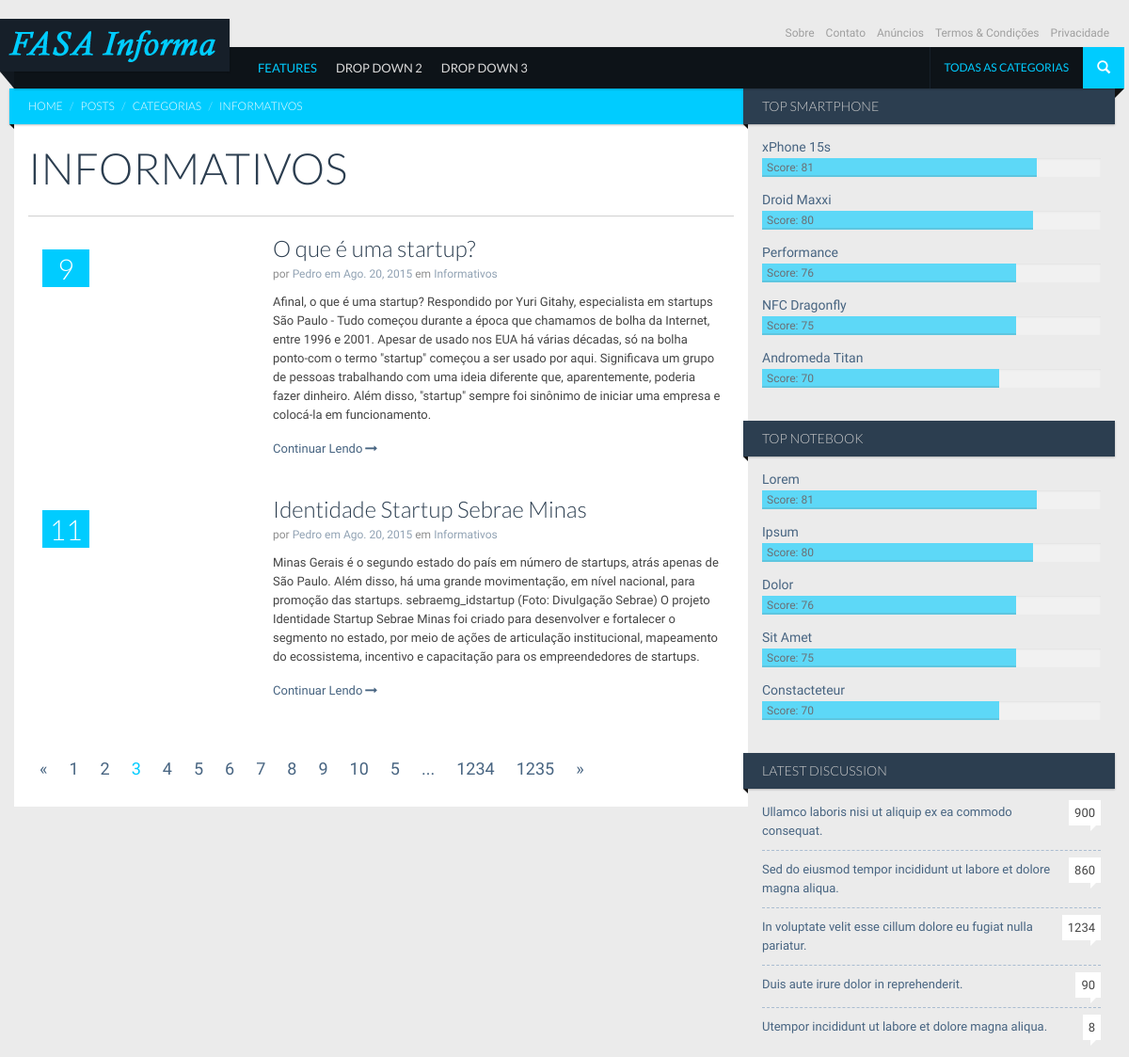
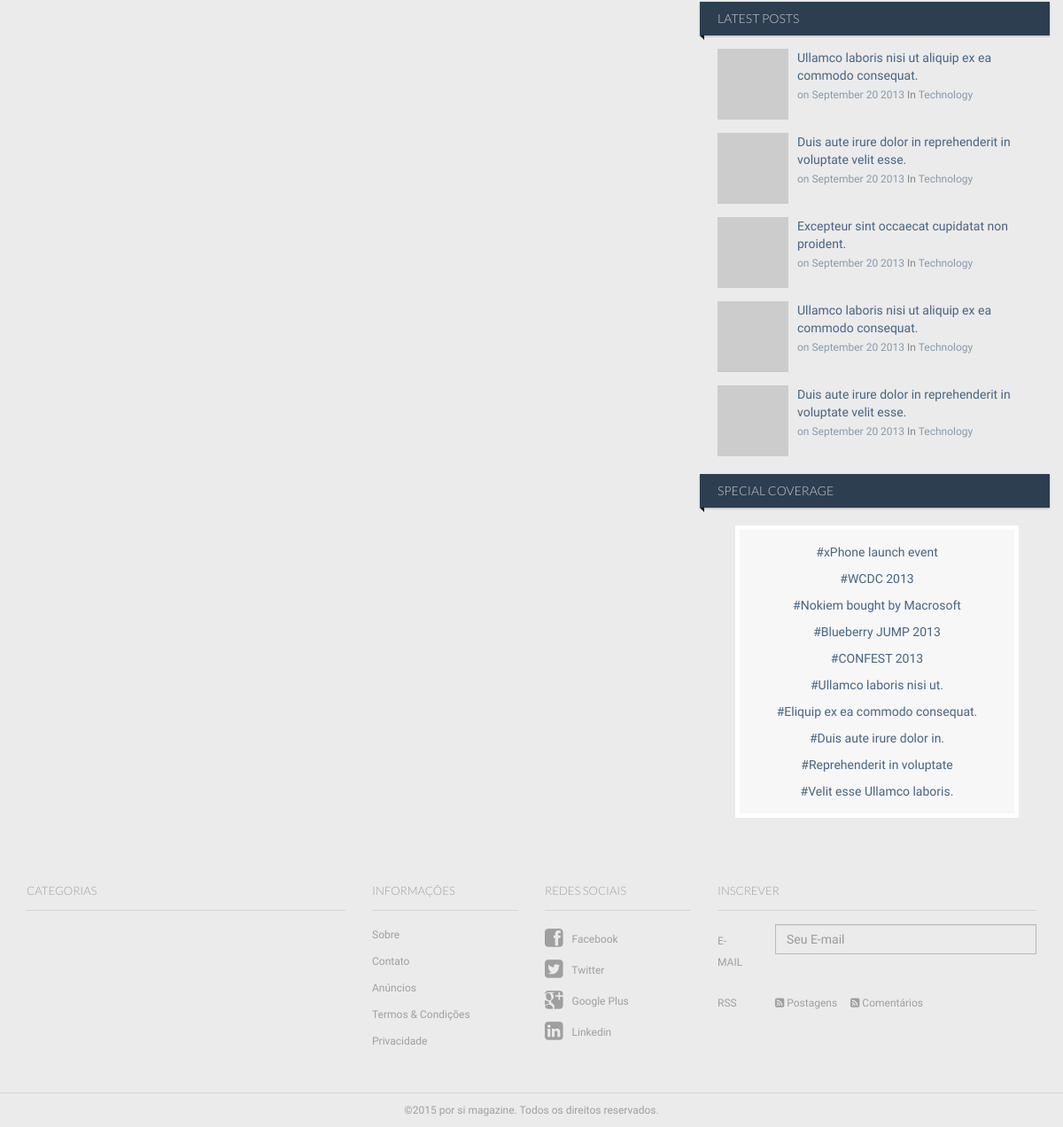
Screenshot of /posts/category/informativos/ with the database file from the repository (2 pictures, top to bottom).
### posts/models.py (models this page shows, shortened)
class Categories(models.Model):
	name  = models.SlugField(blank=True)
	label = models.CharField(max_length=50)
	def __str__(self):
		return self.label

class Posts(models.Model):
	title 	           = models.CharField(max_length=100, null=False, blank=False)
	image_link         = models.CharField(max_length=200)
	short_description  = models.TextField(max_length=10000)
	content            = RichTextField()
	author             = models.ForeignKey(User)
	tags               = models.ManyToManyField('Tags')
	category           = models.ForeignKey('Categories')
	pub_date           = models.DateField()
	pub_hour           = models.TimeField()
	is_active          = models.BooleanField(default=True)
	slug               = models.SlugField(blank=True)

### posts/views.py (the view)
# urls.py: url(r'^category/([\w-]+)/$', PostsCategoryList.as_view(), name='posts_category_list'),
class PostsCategoryList(ListView):
	template_name = 'posts/posts_category_list.html'
	context_object_name = 'posts'
	def get_queryset(self):
		self.category = get_object_or_404(Categories, name=self.args[0])
		return Posts.objects.filter(category=self.category)
	def get_context_data(self, **kwargs):
	    context = super(PostsCategoryList, self).get_context_data(**kwargs)
	    self.category = get_object_or_404(Categories, name=self.args[0])
	    context['category'] = self.category
	    return context

### posts/templates/posts/posts_category_list.html (shortened to what this page needs)
{% extends "homesite/base.html" %}
	{% block content %}
		<div id="main" class="container">
			<div id="content" class="content section row">
				<div class="col-md-8 bg-base col-lg-8 col-xl-9">
					<div class="ribbon ribbon-highlight">
						<ol class="breadcrumb ribbon-inner">
							<li><a href="#">Home</a></li>
							<li><a href="#">Posts</a></li>
							<li><a href="#">Categorias</a></li>
							<li class="active">{{ category.name }}</li>
						</ol>
					</div>
					<header class="page-header">
						<h2 class="page-title">
							{{ category.name|upper }}
						</h2>
					</header>
					<div class="entries">
						{% for post in posts %}
							<article class="entry style-media media type-post">
								<div class="style-review-score">{{ post.id }}</div>
								<figure class="media-object pull-left entry-thumbnail">
								</figure>
								<div class="media-body">
									<header class="entry-header">
										<h3 class="entry-title">
											<a href="{% url 'post_detail' post.slug %}" rel="bookmark">{{ post.title }}</a>
										</h3>
										<div class="entry-meta">
											<span class="author">por <a href="blog.html">{{ post.author }}</a></span>
											<span class="entry-date"><a href="blog.html">em <time datetime="2013-07-04T23:26:34+00:00">{{ post.pub_date }}</time></a></span>
											<span class="category">em <a href="{% url 'posts_category_list' post.category %}">{{ post.category }}</a></span>
										</div>
									</header>
									<p>
										{{ post.short_description }}
										<a href="{% url 'post_detail' post.slug %}" class="more-link">Continuar Lendo<i class="icon icon-long-arrow-right"></i></a>
									</p>
								</div>
							</article>
						{% endfor %}
					</div>
					<ul class="pagination">
						<li><a href="#">&laquo;</a></li>
						<li><a href="#">1</a></li>
						<li><a href="#">2</a></li>
						<li class="active"><span>3</span></li>
						<li><a href="#">4</a></li>
						<li><a href="#">5</a></li>
						<li><a href="#">6</a></li>
						<li><a href="#">7</a></li>
						<li><a href="#">8</a></li>
						<li><a href="#">9</a></li>
						<li><a href="#">10</a></li>
						<li><a href="#">5</a></li>
						<li><span> ... </span></li>
						<li><a href="#">1234</a></li>
						<li><a href="#">1235</a></li>
						<li><a href="#">&raquo;</a></li>
					</ul>
				</div>
				<div class="sidebar col-md-4 col-lg-4 col-xl-3">
					<aside class="widget">
						<h2 class="widget-title ribbon"><span>Top Smartphone</span></h2>
						<ul class="entries">
							<li class="entry style-score-widget">
								<div class="score-label entry-title"><a href="single-full.html">xPhone 15s</a></div>
								<div class="progress">
									<div class="progress-bar" role="progressbar" aria-valuenow="60" aria-valuemin="0" aria-valuemax="100" style="width: 81%;">
										<span>Score:&nbsp;81</span>
									</div>
								</div>
							</li>
							<li class="entry style-score-widget">
								<div class="score-label entry-title"><a href="single-full.html">Droid Maxxi</a></div>
								<div class="progress">
									<div class="progress-bar" role="progressbar" aria-valuenow="60" aria-valuemin="0" aria-valuemax="100" style="width: 80%;">
										<span>Score:&nbsp;80</span>
									</div>
								</div>
							</li>
							<li class="entry style-score-widget">
								<div class="score-label entry-title"><a href="single-full.html">Performance</a></div>
								<div class="progress">
									<div class="progress-bar" role="progressbar" aria-valuenow="60" aria-valuemin="0" aria-valuemax="100" style="width: 75%;">
										<span>Score:&nbsp;76</span>
									</div>
								</div>
							</li>
							<li class="entry style-score-widget">
								<div class="score-label entry-title"><a href="single-full.html">NFC Dragonfly</a></div>
								<div class="progress">
									<div class="progress-bar" role="progressbar" aria-valuenow="60" aria-valuemin="0" aria-valuemax="100" style="width: 75%;">
										<span>Score:&nbsp;75</span>
									</div>
								</div>
							</li>
							<li class="entry style-score-widget">
								<div class="score-label entry-title"><a href="single-full.html">Andromeda Titan</a></div>
								<div class="progress">
									<div class="progress-bar" role="progressbar" aria-valuenow="60" aria-valuemin="0" aria-valuemax="100" style="width: 70%;">
										<span>Score:&nbsp;70</span>
									</div>
								</div>
							</li>
						</ul>
					</aside>
					<aside class="widget">
						<h2 class="widget-title ribbon"><span>Top Notebook</span></h2>
						<ul class="entries">
							<li class="entry style-score-widget">
								<div class="score-label entry-title"><a href="single-full.html">Lorem</a></div>
								<div class="progress">
									<div class="progress-bar" role="progressbar" aria-valuenow="60" aria-valuemin="0" aria-valuemax="100" style="width: 81%;">
										<span>Score:&nbsp;81</span>
									</div>
								</div>
							</li>
							<li class="entry style-score-widget">
								<div class="score-label entry-title"><a href="single-full.html">Ipsum</a></div>
								<div class="progress">
									<div class="progress-bar" role="progressbar" aria-valuenow="60" aria-valuemin="0" aria-valuemax="100" style="width: 80%;">
										<span>Score:&nbsp;80</span>
									</div>
								</div>
							</li>
							<li class="entry style-score-widget">
								<div class="score-label entry-title"><a href="single-full.html">Dolor</a></div>
								<div class="progress">
									<div class="progress-bar" role="progressbar" aria-valuenow="60" aria-valuemin="0" aria-valuemax="100" style="width: 75%;">
										<span>Score:&nbsp;76</span>
									</div>
								</div>
							</li>
							<li class="entry style-score-widget">
								<div class="score-label entry-title"><a href="single-full.html">Sit Amet</a></div>
								<div class="progress">
									<div class="progress-bar" role="progressbar" aria-valuenow="60" aria-valuemin="0" aria-valuemax="100" style="width: 75%;">
										<span>Score:&nbsp;75</span>
									</div>
								</div>
							</li>
							<li class="entry style-score-widget">
								<div class="score-label entry-title"><a href="single-full.html">Constacteteur</a></div>
								<div class="progress">
									<div class="progress-bar" role="progressbar" aria-valuenow="60" aria-valuemin="0" aria-valuemax="100" style="width: 70%;">
										<span>Score:&nbsp;70</span>
									</div>
								</div>
							</li>
						</ul>
					</aside>
					<aside class="widget">
						<h3 class="widget-title ribbon"><span>Latest Discussion</span></h3>
						<ul class="entries">
							<li class="entry style-recent-list type-post">
								<span class="comments-count-balloon">900</span>
								<a href="single.html" rel="bookmark" class="entry-title">Ullamco laboris nisi ut aliquip ex ea commodo consequat.</a>
							</li>
							<li class="entry style-recent-list type-post">
								<span class="comments-count-balloon">860</span>
								<a href="single.html" rel="bookmark" class="entry-title">Sed do eiusmod tempor incididunt ut labore et dolore magna aliqua.</a>
							</li>
							<li class="entry style-recent-list type-post">
								<span class="comments-count-balloon">1234</span>
								<a href="single.html" rel="bookmark" class="entry-title">In voluptate velit esse cillum dolore eu fugiat nulla pariatur.</a>
							</li>
							<li class="entry style-recent-list type-post">
								<span class="comments-count-balloon">90</span>
								<a href="single.html" rel="bookmark" class="entry-title">Duis aute irure dolor in reprehenderit.</a>
							</li>
							<li class="entry style-recent-list type-post">
								<span class="comments-count-balloon">8</span>
								<a href="single.html" rel="bookmark" class="entry-title">Utempor incididunt ut labore et dolore magna aliqua.</a>
							</li>
						</ul>
					</aside>
					<aside class="widget">
						<h2 class="widget-title ribbon"><span>Latest Posts</span></h2>
						<div class="entries row">
							<article class="type-post style-media-list media col-sm-6 col-md-12">
								<img src="../img/placeholder.gif" data-src="../uploads/80x80_1.jpg" data-src-retina="../uploads/160x160_2.jpg" width="80" height="80" class="media-object pull-left" alt="">
								<div class="media-body">
									<h3  class="entry-title">
										<a href="single.html" rel="bookmark">Ullamco laboris nisi ut aliquip ex ea commodo consequat.</a>
									</h3>
									<div class="entry-meta">
										<span class="entry-date"><a href="blog.html">on <time datetime="2013-07-04T23:26:34+00:00">September 20 2013</time></a></span>
										<span class="category">In <a href="blog.html">Technology</a></span>
									</div>
								</div>
							</article>
							<article class="type-post style-media-list media col-sm-6 col-md-12">
								<img src="../img/placeholder.gif" data-src="../uploads/80x80_2.jpg" data-src-retina="../uploads/160x160_2.jpg" width="80" height="80" class="media-object pull-left" alt="">
								<div class="media-body">
									<h3  class="entry-title">
										<a href="single.html" rel="bookmark">Duis aute irure dolor in reprehenderit in voluptate velit esse.</a>
									</h3>
									<div class="entry-meta">
										<span class="entry-date"><a href="blog.html">on <time datetime="2013-07-04T23:26:34+00:00">September 20 2013</time></a></span>
										<span class="category">In <a href="blog.html">Technology</a></span>
									</div>
								</div>
							</article>
							<article class="type-post style-media-list media col-sm-6 col-md-12">
								<img src="../img/placeholder.gif" data-src="../uploads/80x80_3.jpg" data-src-retina="../uploads/160x160_2.jpg" width="80" height="80" class="media-object pull-left" alt="">
								<div class="media-body">
									<h3  class="entry-title">
										<a href="single.html" rel="bookmark">Excepteur sint occaecat cupidatat non proident.</a>
									</h3>
									<div class="entry-meta">
										<span class="entry-date"><a href="blog.html">on <time datetime="2013-07-04T23:26:34+00:00">September 20 2013</time></a></span>
										<span class="category">In <a href="blog.html">Technology</a></span>
									</div>
								</div>
							</article>
							<article class="type-post style-media-list media col-sm-6 col-md-12">
								<img src="../img/placeholder.gif" data-src="../uploads/80x80_4.jpg" data-src-retina="../uploads/160x160_2.jpg" width="80" height="80" class="media-object pull-left" alt="">
								<div class="media-body">
									<h3  class="entry-title">
										<a href="single.html" rel="bookmark">Ullamco laboris nisi ut aliquip ex ea commodo consequat.</a>
									</h3>
									<div class="entry-meta">
										<span class="entry-date"><a href="blog.html">on <time datetime="2013-07-04T23:26:34+00:00">September 20 2013</time></a></span>
										<span class="category">In <a href="blog.html">Technology</a></span>
									</div>
								</div>
							</article>
							<article class="type-post style-media-list media col-sm-6 col-md-12">
								<img src="../img/placeholder.gif" data-src="../uploads/80x80_5.jpg" data-src-retina="../uploads/160x160_2.jpg" width="80" height="80" class="media-object pull-left" alt="">
								<div class="media-body">
									<h3  class="entry-title">
										<a href="single.html" rel="bookmark">Duis aute irure dolor in reprehenderit in voluptate velit esse.</a>
									</h3>
									<div class="entry-meta">
										<span class="entry-date"><a href="blog.html">on <time datetime="2013-07-04T23:26:34+00:00">September 20 2013</time></a></span>
										<span class="category">In <a href="blog.html">Technology</a></span>
									</div>
								</div>
							</article>
						</div>
					</aside>
					<aside class="widget">
						<h3 class="widget-title ribbon"><span>Special Coverage</span></h3>
						<ul class="entries coverageList aligncenter">
							<li><a href="blog.html">#xPhone launch event</a></li>
							<li><a href="blog.html">#WCDC 2013</a></li>
							<li><a href="blog.html">#Nokiem bought by Macrosoft</a></li>
							<li><a href="blog.html">#Blueberry JUMP 2013</a></li>
							<li><a href="blog.html">#CONFEST 2013</a></li>
							<li><a href="blog.html">#Ullamco laboris nisi ut. </a></li>
							<li><a href="blog.html">#Eliquip ex ea commodo consequat.</a></li>
							<li><a href="blog.html">#Duis aute irure dolor in.</a></li>
							<li><a href="blog.html">#Reprehenderit in voluptate</a></li>
							<li><a href="blog.html">#Velit esse Ullamco laboris.</a></li>
						</ul>
					</aside>
				</div>
			</div>
		</div>
	{% endblock content %}

### rows the page displays
Categories: name "INFORMATIVOS"
Posts: id "9", title "O que é uma startup?", author "Pedro", pub_date "Ago. 20, 2015", category "Informativos", short_description "Afinal, o que é uma startup? Respondido por Yuri Gitahy, especialista em startups São Paulo - Tudo começou durante a época que chamamos de bolha da Internet, entre 1996 e 2001. Apesar de usado nos EUA há várias décadas, só na bolha ponto-com o termo \"startup\" começou a ser usado por aqui. Significava um grupo de pessoas trabalhando com uma ideia diferente que, aparentemente, poderia fazer dinheiro. Além disso, \"startup\" sempre foi sinônimo de iniciar uma empresa e colocá-la em funcionamento."
Posts: id "11", title "Identidade Startup Sebrae Minas", author "Pedro", pub_date "Ago. 20, 2015", category "Informativos", short_description "Minas Gerais é o segundo estado do país em número de startups, atrás apenas de São Paulo. Além disso, há uma grande movimentação, em nível nacional, para promoção das startups. sebraemg_idstartup (Foto: Divulgação Sebrae) O projeto Identidade Startup Sebrae Minas foi criado para desenvolver e fortalecer o segmento no estado, por meio de ações de articulação institucional, mapeamento do ecossistema, incentivo e capacitação para os empreendedores de startups."
